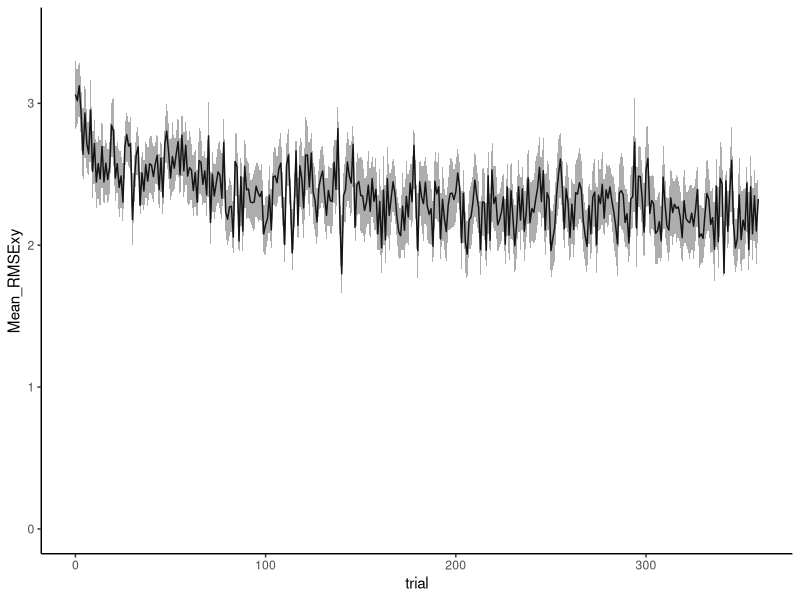

R code for this plot:
### obstacle analysis script
library(ggplot2)
library(dplyr)

## dual group 

obsdual <- read.csv('DualObs_Data0305_DUALONLY.csv', header = TRUE)

obsdual <- tbl_df(obsdual)
obs_dual_train <- obsdual %>% filter(condition == 'train_dual') # looking only at training

# get means

taskmeans<- obs_dual_train %>% group_by(subject) %>% group_by(trial) %>% 
  summarise(Mean_RMSExy = mean(RMSExy, na.rm=TRUE), SD_RMSExy = sd(RMSExy, na.rm=TRUE), 
            SEM_RMSExy = SD_RMSExy/sqrt(length(unique(subject))))

# plot

taskplot <- ggplot(data=taskmeans, aes(x=trial, y=Mean_RMSExy)) +
  geom_line() + 
  geom_ribbon(aes(ymin=Mean_RMSExy-SEM_RMSExy, ymax=Mean_RMSExy+SEM_RMSExy),
              alpha=0.4) +
  theme(panel.grid.major = element_blank(), panel.grid.minor = element_blank(),
        panel.background = element_blank(), axis.line = element_line(colour = "black")) +
  ylim(0, 3.5)

print(taskplot)

# some basic statistics 
# adaptation (dv -- RMSE)

block1<- obs_dual_train %>% filter(trial %in% c(0)) %>% group_by(subject) %>% summarise(RMSE = mean(RMSExy, na.rm=TRUE), block = mean(block5))
blocklast<- obs_dual_train %>% filter(trial %in% c(357,358,359)) %>% group_by(subject) %>% summarise(RMSE = mean(RMSExy, na.rm=TRUE), block = mean(block5))
adaptdf<- rbind(block1,blocklast)

adaptdf$block <- factor(adaptdf$block)
adaptdf$subject <- factor(adaptdf$subject)

RM_pv <- aov(RMSE ~ block + Error(subject/block), data=adaptdf)
summary(RM_pv)

# analyze per target location

## single controls

# load

obssingle <- read.csv('DualObs_Data0305_SINGLESONLY.csv', header = TRUE)
obssingle <- tbl_df(obssingle) # make to tibble

# separate groups
singleAnalysis <- function() {
  
  ### NOTE TO SELF - FIX LOOP
  for (rotgroup in sort(unique(obssingle$rotationval))) {
    
    dfname<- sprintf('rotgroup%d_train_means', rotgroup)
    print(dfname)
    
    obs_temp <- obssingle %>% filter(condition == c('train_CW', 'train_CCW'))
  
    obs_temp<- obs_temp %>% filter(rotationval == rotgroup) # looking only at training
    #obs_single_ccw <- obssingle %>% filter(condition == 'train_CCW')
    
    # get means 
    
    taskmeans<- obs_temp %>% group_by(subject) %>% group_by(trial) %>% 
      summarise(Mean_RMSExy = mean(RMSExy, na.rm=TRUE), SD_RMSExy = sd(RMSExy, na.rm=TRUE), 
                SEM_RMSExy = SD_RMSExy/sqrt(length(unique(subject))))
    
    # get adaptation plot
    
    taskplot <- ggplot(data=taskmeans, aes(x=trial, y=Mean_RMSExy)) +
      geom_line() + 
      geom_ribbon(aes(ymin=Mean_RMSExy-SEM_RMSExy, ymax=Mean_RMSExy+SEM_RMSExy),
                  alpha=0.4) +
      theme(panel.grid.major = element_blank(), panel.grid.minor = element_blank(),
            panel.background = element_blank(), axis.line = element_line(colour = "black")) +
      ylim(0, 3.5) +
      ggtitle(dfname)
    
    print(taskplot)
    
    # some basic statistics (dv -- RMSE)
    
    block1<- obs_temp %>% filter(trial %in% c(0)) %>% group_by(subject) %>% summarise(RMSE = mean(RMSExy, na.rm=TRUE), block = mean(block5))
    blocklast<- obs_temp %>% filter(trial %in% c(177,178,179)) %>% group_by(subject) %>% summarise(RMSE = mean(RMSExy, na.rm=TRUE), block = mean(block5))
    adaptdf<- rbind(block1,blocklast)
    
    adaptdf$block <- factor(adaptdf$block)
    adaptdf$subject <- factor(adaptdf$subject)
    
    RM_pv <- aov(RMSE ~ block + Error(subject/block), data=adaptdf)
    print(summary(RM_pv))
  }
}
